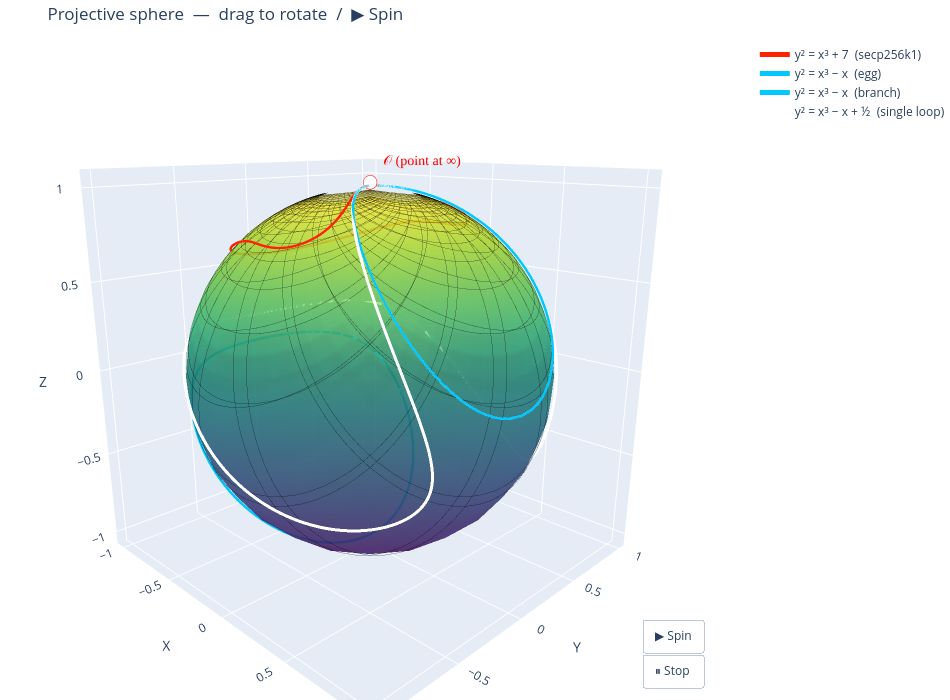

Notebook source saved alongside this figure:
### Code cell
# ═══════════════════════════════════════════════════════════════════════
#  PROJECTIVE SPHERE — same grid warped via stereographic projection
#  Drag to rotate, or hit ▶ Spin.
# ═══════════════════════════════════════════════════════════════════════
fig_s = go.Figure()

# coloured fill (no built-in contours)
fig_s.add_trace(go.Surface(
    x=Xs_f, y=Ys_f, z=Zs_f,
    surfacecolor=Zs_f,
    colorscale="Viridis", showscale=False, opacity=0.65,
))

# real warped grid lines (each straight line on the plane becomes a curve here)
gx, gy, gz = grid_sphere
fig_s.add_trace(go.Scatter3d(
    x=gx, y=gy, z=gz,
    mode="lines", line=dict(color=GRID_COLOR, width=GRID_W),
    showlegend=False, hoverinfo="skip",
))

# secp256k1: y² = x³ + 7  (red — hugs upper hemisphere)
fig_s.add_trace(go.Scatter3d(
    x=btc_sx, y=btc_sy, z=btc_sz,
    mode="lines", line=dict(color="rgb(255,34,0)", width=CURVE_W),
    name="y² = x³ + 7  (secp256k1)", showlegend=True,
))

# y² = x³ − x  egg (cyan — loops through lower hemisphere)
fig_s.add_trace(go.Scatter3d(
    x=egg_sx, y=egg_sy, z=egg_sz,
    mode="lines", line=dict(color="rgb(0,200,255)", width=CURVE_W),
    name="y² = x³ − x  (egg)", showlegend=True,
))

# y² = x³ − x  branch (cyan — sweeps up to north pole)
fig_s.add_trace(go.Scatter3d(
    x=br_sx, y=br_sy, z=br_sz,
    mode="lines", line=dict(color="rgb(0,200,255)", width=CURVE_W),
    name="y² = x³ − x  (branch)", showlegend=True,
))

# y² = x³ − x + 0.5  (white — single big loop wrapping the whole sphere)
fig_s.add_trace(go.Scatter3d(
    x=wrap_sx, y=wrap_sy, z=wrap_sz,
    mode="lines", line=dict(color="white", width=CURVE_W + 1),
    name="y² = x³ − x + ½  (single loop)", showlegend=True,
))

# point at infinity
fig_s.add_trace(go.Scatter3d(
    x=[0], y=[0], z=[1.03],
    mode="markers+text",
    marker=dict(size=8, color="white", line=dict(color="red", width=3)),
    text=["  𝒪 (point at ∞)"], textposition="top right",
    textfont=dict(size=14, color="red", family="serif"),
    showlegend=False,
))

fig_s.update_layout(
    title="Projective sphere  —  drag to rotate  /  ▶ Spin",
    scene=dict(
        xaxis_title="X", yaxis_title="Y", zaxis_title="Z",
        camera=dict(eye=dict(x=1.4, y=-1.4, z=0.6)),
        aspectmode="data",
    ),
    height=700, width=950,
    margin=dict(l=0, r=0, t=40, b=0),
)

# auto-spin
n_frames = 72
frames = []
for i in range(n_frames):
    a = 2 * np.pi * i / n_frames
    frames.append(go.Frame(
        layout=dict(scene=dict(camera=dict(
            eye=dict(x=1.8*np.cos(a), y=1.8*np.sin(a), z=0.6)))),
        name=str(i),
    ))
fig_s.frames = frames
fig_s.update_layout(updatemenus=[dict(
    type="buttons", showactive=False,
    x=0.95, y=0.02, xanchor="right", yanchor="bottom",
    buttons=[
        dict(label="▶ Spin", method="animate",
             args=[None, dict(frame=dict(duration=80, redraw=True),
                              fromcurrent=True, mode="immediate",
                              transition=dict(duration=0))]),
        dict(label="⏸ Stop", method="animate",
             args=[[None], dict(frame=dict(duration=0, redraw=False),
                                mode="immediate")]),
    ],
)])

fig_s.show()
print("Red   = y² = x³ + 7      (secp256k1)  — small loop hugging the north pole")
print("Cyan  = y² = x³ − x      (2 components — egg + branch, two separate circles)")
print("White = y² = x³ − x + ½  (1 component — single loop sweeping around the sphere)")
print("\nToggle each in the legend. The white curve is what the Trustica video shows.")

### Figure 1 — Plotly figure (JSON) as saved in the notebook; plotly's stock layout.template omitted (floating-point values rounded to 4 significant figures; data arrays with more than 128 entries replaced by an {"elided": "..."} marker saying what was removed)
{"data": [{"colorscale": [[0, "#440154"], [0.1111, "#482878"], [0.2222, "#3e4989"], [0.3333, "#31688e"], [0.4444, "#26828e"], [0.5556, "#1f9e89"], [0.6667, "#35b779"], [0.7778, "#6ece58"], [0.8889, "#b5de2b"], [1, "#fde725"]], "opacity": 0.65, "showscale": false, "surfacecolor": {"elided": "80x80 float values"}, "type": "surface", "x": {"elided": "80x80 float values"}, "y": {"elided": "80x80 float values"}, "z": {"elided": "80x80 float values"}}, {"hoverinfo": "skip", "line": {"color": "rgba(0,0,0,0.45)", "width": 1}, "mode": "lines", "showlegend": false, "type": "scatter3d", "x": {"elided": "12060 float values"}, "y": {"elided": "12060 float values"}, "z": {"elided": "12060 float values"}}, {"line": {"color": "rgb(255,34,0)", "width": 5}, "mode": "lines", "name": "y² = x³ + 7  (secp256k1)", "showlegend": true, "type": "scatter3d", "x": {"elided": "6000 float values"}, "y": {"elided": "6000 float values"}, "z": {"elided": "6000 float values"}}, {"line": {"color": "rgb(0,200,255)", "width": 5}, "mode": "lines", "name": "y² = x³ − x  (egg)", "showlegend": true, "type": "scatter3d", "x": {"elided": "1600 float values"}, "y": {"elided": "1600 float values"}, "z": {"elided": "1600 float values"}}, {"line": {"color": "rgb(0,200,255)", "width": 5}, "mode": "lines", "name": "y² = x³ − x  (branch)", "showlegend": true, "type": "scatter3d", "x": {"elided": "4400 float values"}, "y": {"elided": "4400 float values"}, "z": {"elided": "4400 float values"}}, {"line": {"color": "white", "width": 6}, "mode": "lines", "name": "y² = x³ − x + ½  (single loop)", "showlegend": true, "type": "scatter3d", "x": {"elided": "7000 float values"}, "y": {"elided": "7000 float values"}, "z": {"elided": "7000 float values"}}, {"marker": {"color": "white", "line": {"color": "red", "width": 3}, "size": 8}, "mode": "markers+text", "showlegend": false, "text": ["  𝒪 (point at ∞)"], "textfont": {"color": "red", "family": "serif", "size": 14}, "textposition": "top right", "type": "scatter3d", "x": [0], "y": [0], "z": [1.03]}], "layout": {"height": 700, "margin": {"b": 0, "l": 0, "r": 0, "t": 40}, "scene": {"aspectmode": "data", "camera": {"eye": {"x": 1.4, "y": -1.4, "z": 0.6}}, "xaxis": {"title": {"text": "X"}}, "yaxis": {"title": {"text": "Y"}}, "zaxis": {"title": {"text": "Z"}}}, "title": {"text": "Projective sphere  —  drag to rotate  /  ▶ Spin"}, "updatemenus": [{"buttons": [{"args": [null, {"frame": {"duration": 80, "redraw": true}, "fromcurrent": true, "mode": "immediate", "transition": {"duration": 0}}], "label": "▶ Spin", "method": "animate"}, {"args": [[null], {"frame": {"duration": 0, "redraw": false}, "mode": "immediate"}], "label": "⏸ Stop", "method": "animate"}], "showactive": false, "type": "buttons", "x": 0.95, "xanchor": "right", "y": 0.02, "yanchor": "bottom"}], "width": 950}}
